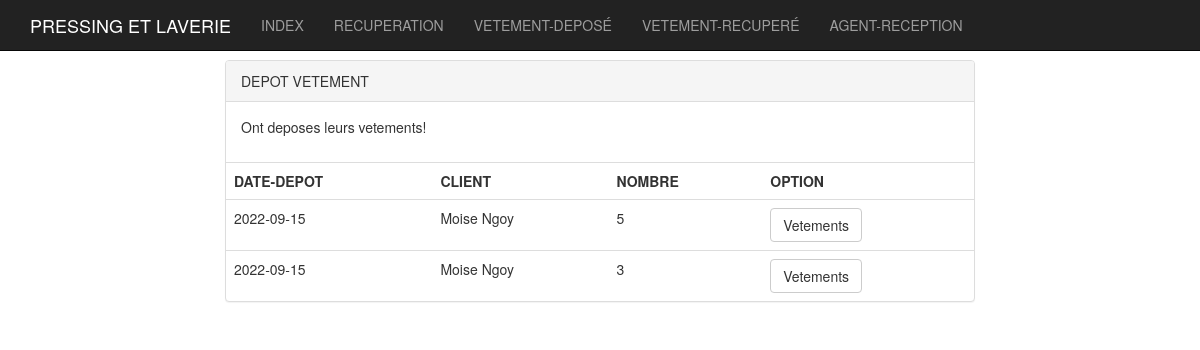
Screenshot of /infos/depot.info.php (signed in) with the database file from the repository.
### tables this page shows
CREATE TABLE `records` (
  `record_id` int(11) NOT NULL,
  `client_id` int(5) NOT NULL,
  `user_id` int(11) NOT NULL,
  `nombre_hab` int(5) DEFAULT 1,
  `date_depot` date DEFAULT curdate(),
  `date_recupe` date DEFAULT NULL,
  `recupere` tinyint(1) DEFAULT 0,
  `reg_date` datetime NOT NULL DEFAULT current_timestamp()
);

CREATE TABLE `clients` (
  `client_id` int(11) NOT NULL,
  `nom` varchar(50) NOT NULL,
  `prenom` varchar(50) NOT NULL,
  `adresse` varchar(50) DEFAULT NULL,
  `date_nais` date DEFAULT curdate()
);

### infos/require.info.php (called while the page is built, shortened)
<?php
	include "../includes/classLoader.inc.php";
	$obj_infoClient = new InfoClient();
	$infos = array(
		"last_update" => date("Y_m_d H:i:s"),
		"infos" => array(
			"depot" => (array) $obj_infoClient->depot(),
			"date_recuperation" => $obj_infoClient->date_recuperation(),
			"infos_recuperer" => $obj_infoClient->recuperer(),
			"agent" => $obj_infoClient->getAgentByDate()
		)
	);
	$infos_file = "infoclient.info.json";
	if(file_exists($infos_file)){
		$infos_json = json_decode(file_get_contents($infos_file), true);
		$infos_depot = $infos_json['infos']['depot'];
	}else{
		$infos_depot = $obj_infoClient->depot();
		$infos_date_recupereation = $obj_infoClient->date_recuperation();
		$infos_recuperer = $obj_infoClient->recuperer();
		$agent = $obj_infoClient->getAgentByDate();
	}
?>

### infos/classes/InfoClient.class.php (called while the page is built, shortened)
<?php
	class InfoClient extends Dbh {
		private $connect_db;
		function __construct(){
			$this->connect_db = $this->connect_db();
		}
		public function depot(){
			$sql = ("
				SELECT *
				FROM
					clients,
					records
				WHERE
					clients.client_id = records.client_id AND
					records.recupere = 0
				ORDER BY records.date_depot
			");
			$query = $this->connect_db->prepare($sql);
			$query->execute();
			$result = $query->fetchAll();
			return $result;
		}
	}

### classes/dbh.class.php (called while the page is built, shortened)
<?php
	class Dbh {
		private $host = 'localhost';
		private $user = 'root';
		private $pw = '';
		private $db = 'laveriedb';
		protected function connect_db(){
			$dsn = 'mysql:host=' .$this->host. ';dbname=' . $this->db;
			$pdo = new PDO($dsn, $this->user, $this->pw);
			$pdo->setAttribute(PDO::ATTR_DEFAULT_FETCH_MODE, PDO::FETCH_ASSOC);
			return $pdo;
		}
	}
?>

### includes/classLoader.inc.php (called while the page is built, shortened)
<?php
	function autoLoader($className){
		$path = "classes/";
		$ext = ".class.php";
		$fullPath = $path . $className . $ext;
	}
?>

### infos/depot.info.php (the view, shortened to what this page needs)
<?php
	$require_file = "require.info.php";
	require $require_file;
?>
<!DOCTYPE html>
<html>
<head>
	<link rel="stylesheet" type="text/css" href="http://localhost/laverie/libs/bootstrap/css/bootstrap.css">
</head>
<body>
	<div class="container">
		<?php include 'navbar.info.php';?>
		<div class="row">
			<div class="col-md-8 col-md-offset-2">
				<?php $infos_depot = isset($infos_depot) ? $infos_depot : array(); ?>
				<?php if(count($infos_depot) > 0):?>
					<div class="panel panel-default">
						<div class="panel-heading">DEPOT VETEMENT</div>
						<div class="panel-body">
							<p>
								Ont deposes leurs vetements!
							</p>
						</div>
						<table class="table table-hover">
							<tr>
								<th>DATE-DEPOT</th>
								<th>CLIENT</th>
								<th>NOMBRE</th>
								<th>OPTION</th>
							</tr>
							<?php foreach($infos_depot as $row):?>
								<tr>
									<td><?= $row['date_depot']?></td>
									<td><?= $row['nom']?></td>
									<td><?= $row['nombre_hab']?></td>
									<td> <a href="vetement.info.php?record=<?= $row['record_id']?>" class="btn btn-default" >Vetements</a> </td>
								</tr>
							<?php endforeach;?>
						</table>
					</div>
				<?php endif;?>
			</div>
		</div>
	</div>
</body>
</html>

### infos/navbar.info.php (style rules this page uses)
body { margin-top: 60px; }

### rows the page displays
records: date_depot "2022-09-15", client.nom "Moise Ngoy", nombre_hab "5"
records: date_depot "2022-09-15", client.nom "Moise Ngoy", nombre_hab "3"
